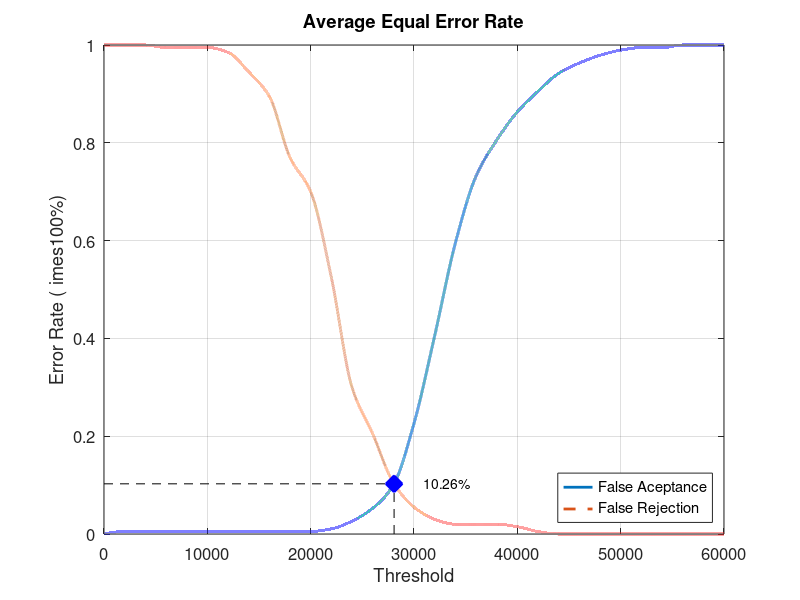
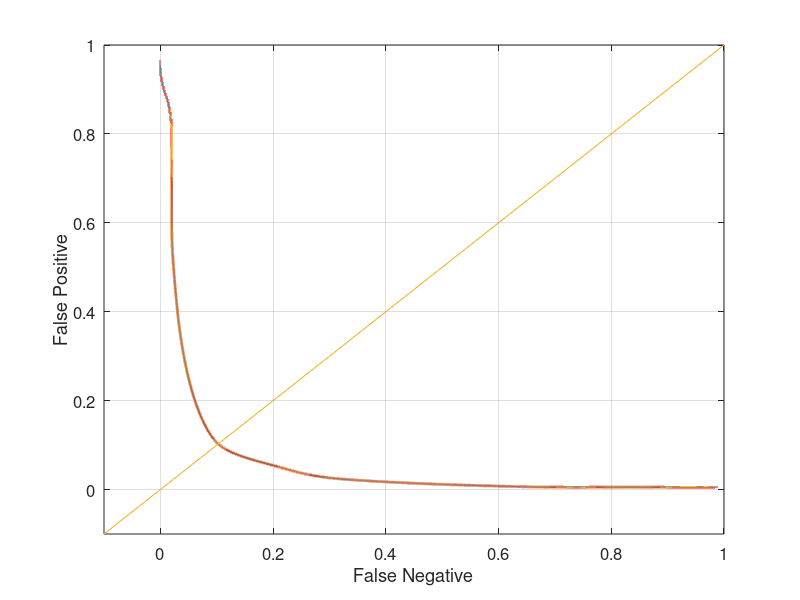

MATLAB code to generate these figures, in order:
close all;
clear;
clc;
x = 0:2000:60000;
xq = 0:0.5:60000;

y0 = [0 0.00526316 0.00526316 0.00526316 0.00526316 0.00526316 0.00526316 0.00526316 0.00526316 0.00526316 0.00526316 0.0105263 0.0263158 0.0526316 0.1 0.226316 0.405263 0.594737 0.731579 0.805263 0.863158 0.905263 0.942105 0.963158 0.978947 0.989474 0.994737 0.994737 1 1 1]
yy0 = interp1(x, y0, xq, 'pchip');
y1 = [1 1 1 0.995 0.995 0.995 0.985 0.945 0.895 0.77 0.7 0.525 0.3 0.205 0.105 0.055 0.03 0.02 0.02 0.02 0.015 0.005 0 0 0 0 0 0 0 0 0]
yy1 = interp1(x, y1, xq, 'pchip');

% Calculating EER: 
y2 = abs(y0 - y1);
find(y2 == min(y2))
yy2 = abs(yy0 - yy1);
xEER = find(yy2 == min(yy2));
xEERIndex = xq(xEER) % X-axis EER
yEER = yy0(xEER) % Y-axis EER

main = figure
plot(xq, yy0,'-','LineWidth', 2);	hold on
plot(xq, yy1,'--','LineWidth', 2);	hold on
plot([xEERIndex xEERIndex], [0 yEER], 'k--');	hold on
plot([0 xEERIndex], [yEER yEER], 'k--');	hold on
plot(xEERIndex, yEER, 'bx', 'LineWidth', 10);	hold on
text(xEERIndex + 10 * xEERIndex / 100, yEER, [num2str(round((10000 * yEER)) / 100) '%'])
legend('False Aceptance', 'False Rejection', 'Location', 'SouthEast')
xlabel('Threshold')
ylabel('Error Rate (	imes100%)')
title('Average Equal Error Rate')
set(gca, 'FontSize', 12)
axis([0 60000 0 1])
grid on

print(main, 'Database2_2Main', '-dpng');
FNRxFPR = figure('Color', [1 1 1]);
plot(yy1, yy0, '-', yy1, yy0, 'LineWidth', 2);
hold on
y = -0.1:0.1:1
plot(y, y); 
set(gca, 'FontSize', 12)
xlabel('False Negative')
ylabel('False Positive')
axis([-0.1 1 -0.1 1])
set(gca, 'FontSize', 12)
grid on

print(FNRxFPR, 'Database2_2FNRxFPR','-dpng');
